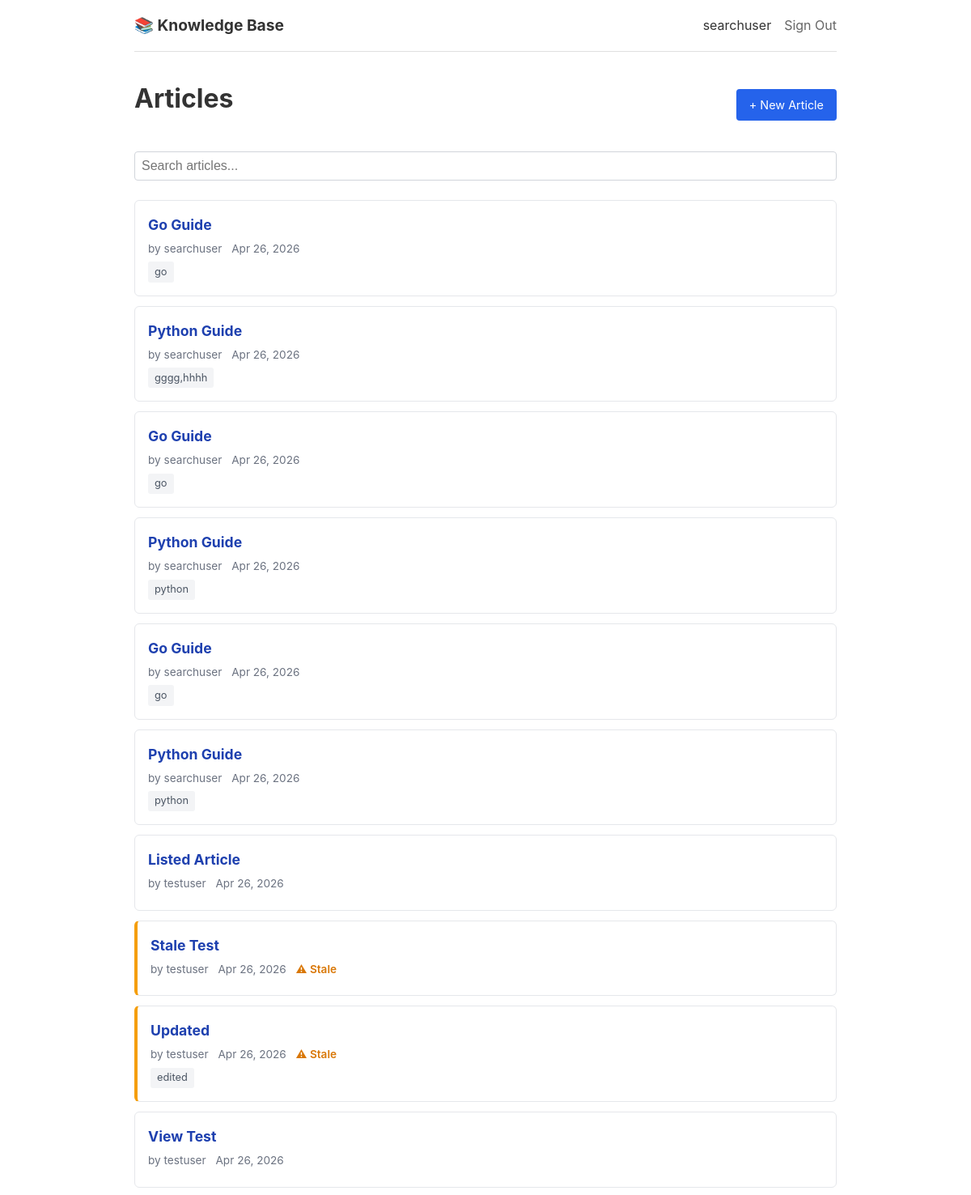
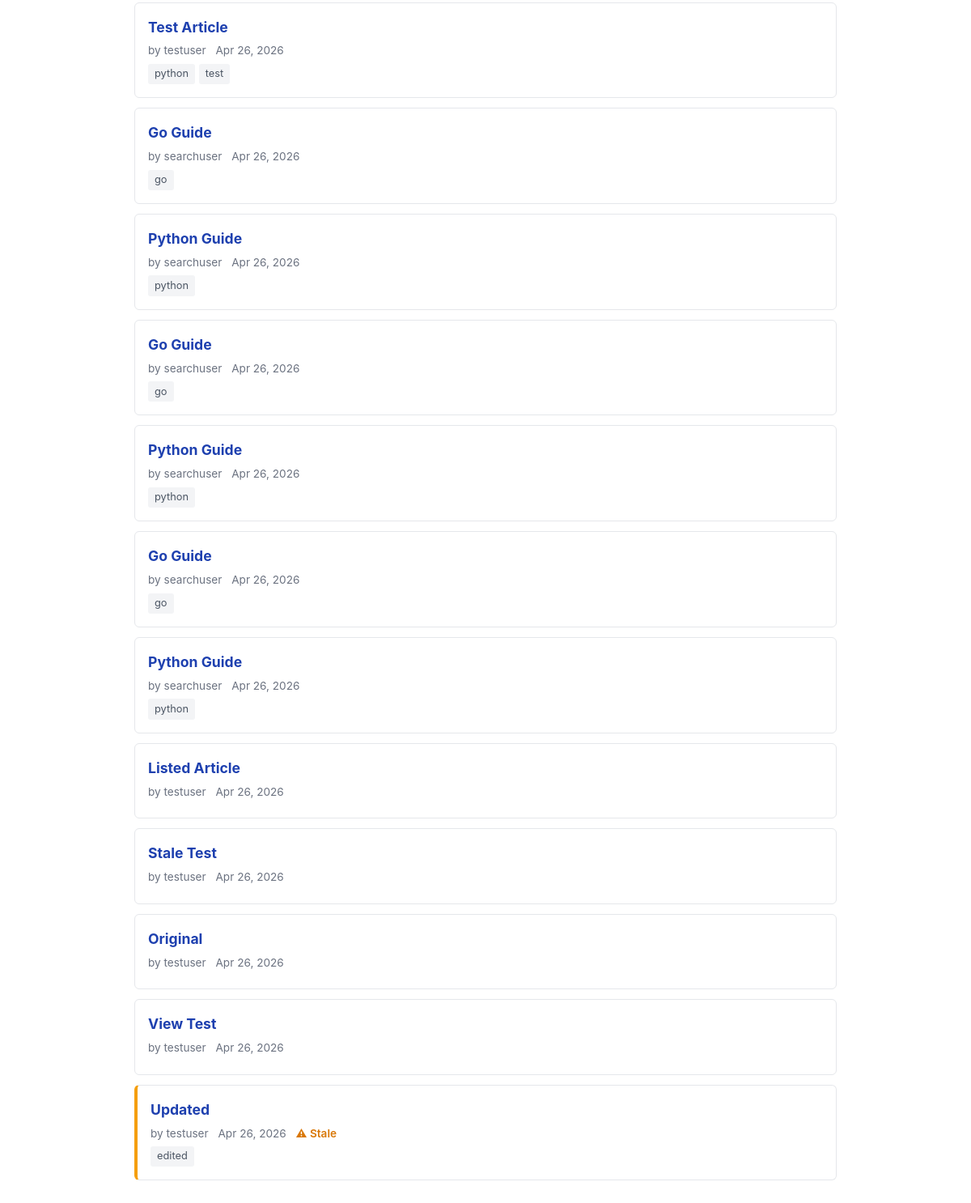
The page / (signed in) on the database its author committed (2 pictures, top to bottom).
### app/models/user.py (models this page shows)
class User(Base):
    __tablename__ = "users"
    id: Mapped[int] = mapped_column(primary_key=True, autoincrement=True)
    name: Mapped[str] = mapped_column(String(100), unique=True, nullable=False)
    created_at: Mapped[datetime] = mapped_column(
        default=lambda: datetime.now(timezone.utc)
    )
    articles = relationship("Article", back_populates="author")
    edits = relationship("EditLog", back_populates="editor")

### app/models/article.py (models this page shows)
class Article(Base):
    __tablename__ = "articles"
    id: Mapped[int] = mapped_column(primary_key=True, autoincrement=True)
    title: Mapped[str] = mapped_column(String(200), nullable=False)
    body: Mapped[str] = mapped_column(Text, nullable=False)
    author_id: Mapped[int] = mapped_column(ForeignKey("users.id"), nullable=False)
    is_stale: Mapped[bool] = mapped_column(default=False)
    created_at: Mapped[datetime] = mapped_column(
        default=lambda: datetime.now(timezone.utc)
    )
    updated_at: Mapped[datetime] = mapped_column(
        default=lambda: datetime.now(timezone.utc),
        onupdate=lambda: datetime.now(timezone.utc),
    )
    author = relationship("User", back_populates="articles")
    tags = relationship("Tag", secondary=article_tag, lazy="selectin")
    edit_logs = relationship(
        "EditLog", back_populates="article", order_by="EditLog.edited_at.desc()"
    )

### app/models/tag.py (models this page shows)
class Tag(Base):
    __tablename__ = "tags"
    id: Mapped[int] = mapped_column(primary_key=True, autoincrement=True)
    name: Mapped[str] = mapped_column(String(50), unique=True, nullable=False)

### app/routes/articles.py (the view)
@router.get("/", name="home")
def home(
    request: Request,
    tag: str | None = None,
    db: Session = Depends(get_db),
):
    user = get_current_user(request, db)
    if user is None:
        return RedirectResponse(url="/signin", status_code=303)
    articles = list_articles(db, tag=tag)
    return templates.TemplateResponse(
        request,
        "articles/list.html",
        context={
            "articles": articles,
            "current_tag": tag,
            "user": user,
        },
    )

### app/templates/articles/list.html (shortened to what this page needs)
{% extends "base.html" %}
{% block content %}
<div class="articles-header">
    <h1>Articles</h1>
    <a href="/articles/new" class="btn" data-testid="new-article-button">+ New Article</a>
</div>
<div class="search-bar">
    <input
        type="search"
        name="q"
        placeholder="Search articles..."
        hx-get="/search"
        hx-trigger="keyup changed delay:300ms"
        hx-target="#article-list"
        hx-include="[name='tag']"
        data-testid="search-input"
    >
</div>
<div id="article-list" data-testid="article-list">
    {% include "partials/article_list.html" %}
</div>
{% endblock %}

### app/templates/base.html (shortened to what this page needs)
<!DOCTYPE html>
<html lang="en">
<head>
    <link rel="stylesheet" href="/static/style.css">
</head>
<body>
    <nav data-testid="main-nav">
        <div class="nav-brand">
            <a href="/" data-testid="nav-home-link">📚 Knowledge Base</a>
        </div>
        <div class="nav-links">
            {% if request.session.get("user_id") %}
                <span data-testid="nav-user-name">{{ request.session.get("user_name", "") }}</span>
                <a href="/signout" data-testid="nav-signout-link">Sign Out</a>
            {% else %}
                <a href="/signin" data-testid="nav-signin-link">Sign In</a>
            {% endif %}
        </div>
    </nav>
    <main>
        {% block content %}{% endblock %}
    </main>
</body>
</html>

### app/templates/partials/article_list.html
{% if articles %}
    {% for article in articles %}
        <div class="article-card{% if article.is_stale %} stale{% endif %}" data-testid="article-card">
            <h2>
                <a href="/articles/{{ article.id }}" data-testid="article-card-title">{{ article.title }}</a>
            </h2>
            <div class="card-meta">
                <span data-testid="article-card-author">by {{ article.author.name }}</span>
                <span data-testid="article-card-date">{{ article.created_at.strftime("%b %d, %Y") }}</span>
                {% if article.is_stale %}
                    <span class="stale-badge" data-testid="article-card-stale-badge">⚠ Stale</span>
                {% endif %}
            </div>
            <div class="card-tags" data-testid="article-card-tags">
                {% for tag in article.tags %}
                    <a
                        href="/?tag={{ tag.name }}"
                        class="tag"
                        hx-get="/search?tag={{ tag.name }}"
                        hx-target="#article-list"
                        data-testid="article-card-tag-{{ tag.name }}"
                    >{{ tag.name }}</a>
                {% endfor %}
            </div>
        </div>
    {% endfor %}
{% else %}
    <p class="no-results" data-testid="no-results">No articles found.</p>
{% endif %}

### app/static/style.css (style rules this page uses)
* { margin: 0; padding: 0; box-sizing: border-box; }
body { font-family: -apple-system, BlinkMacSystemFont, "Segoe UI", Roboto, sans-serif; line-height: 1.6; color: #333; max-width: 900px; margin: 0 auto; padding: 0 1rem; }
nav { display: flex; justify-content: space-between; align-items: center; padding: 1rem 0; border-bottom: 1px solid #e0e0e0; margin-bottom: 2rem; }
.nav-brand a { font-size: 1.2rem; font-weight: bold; text-decoration: none; color: #333; }
.nav-links { display: flex; gap: 1rem; align-items: center; }
.nav-links a { color: #666; text-decoration: none; }
main { padding-bottom: 3rem; }
h1 { margin-bottom: 1rem; }
.btn { display: inline-block; padding: 0.5rem 1rem; background: #2563eb; color: #fff; text-decoration: none; border-radius: 4px; border: none; cursor: pointer; font-size: 0.9rem; }
.articles-header { display: flex; justify-content: space-between; align-items: center; margin-bottom: 1.5rem; }
.search-bar { margin-bottom: 1.5rem; display: flex; gap: 0.5rem; align-items: center; }
.search-bar input[type="search"] { flex: 1; padding: 0.5rem; border: 1px solid #d1d5db; border-radius: 4px; font-size: 1rem; }
.article-card { padding: 1rem; border: 1px solid #e5e7eb; border-radius: 6px; margin-bottom: 0.75rem; }
.article-card.stale { border-left: 4px solid #f59e0b; }
.article-card h2 { font-size: 1.1rem; margin-bottom: 0.3rem; }
.article-card h2 a { color: #1e40af; text-decoration: none; }
.card-meta { font-size: 0.85rem; color: #6b7280; margin-bottom: 0.3rem; }
.card-meta span { margin-right: 0.5rem; }
.stale-badge { color: #d97706; font-weight: 600; }
.card-tags { display: flex; gap: 0.3rem; flex-wrap: wrap; }
.tag { display: inline-block; padding: 0.15rem 0.5rem; background: #f3f4f6; border-radius: 3px; font-size: 0.8rem; color: #4b5563; text-decoration: none; }

### rows shown on the page
User: session.get "searchuser"
Article: title "Go Guide", author.name "searchuser", created_at "Apr 26, 2026"
Tag: name "go"
Article: title "Python Guide", author.name "searchuser", created_at "Apr 26, 2026"
Tag: name "gggg,hhhh"
Article: title "Go Guide", author.name "searchuser", created_at "Apr 26, 2026"
Article: title "Python Guide", author.name "searchuser", created_at "Apr 26, 2026"
Tag: name "python"
Article: title "Go Guide", author.name "searchuser", created_at "Apr 26, 2026"
Article: title "Python Guide", author.name "searchuser", created_at "Apr 26, 2026"
Article: title "Listed Article", author.name "testuser", created_at "Apr 26, 2026"
Article: title "Stale Test", author.name "testuser", created_at "Apr 26, 2026", is_stale "⚠ Stale"
Article: title "Updated", author.name "testuser", created_at "Apr 26, 2026", is_stale "⚠ Stale"
Tag: name "edited"
Article: title "View Test", author.name "testuser", created_at "Apr 26, 2026"
Article: title "Test Article", author.name "testuser", created_at "Apr 26, 2026"
Tag: name "test"
Article: title "Go Guide", author.name "searchuser", created_at "Apr 26, 2026"
Article: title "Python Guide", author.name "searchuser", created_at "Apr 26, 2026"
Article: title "Go Guide", author.name "searchuser", created_at "Apr 26, 2026"
Article: title "Python Guide", author.name "searchuser", created_at "Apr 26, 2026"
Article: title "Go Guide", author.name "searchuser", created_at "Apr 26, 2026"
Article: title "Python Guide", author.name "searchuser", created_at "Apr 26, 2026"
Article: title "Listed Article", author.name "testuser", created_at "Apr 26, 2026"
Article: title "Stale Test", author.name "testuser", created_at "Apr 26, 2026"
Article: title "Original", author.name "testuser", created_at "Apr 26, 2026"
Article: title "View Test", author.name "testuser", created_at "Apr 26, 2026"
Article: title "Updated", author.name "testuser", created_at "Apr 26, 2026", is_stale "⚠ Stale"
